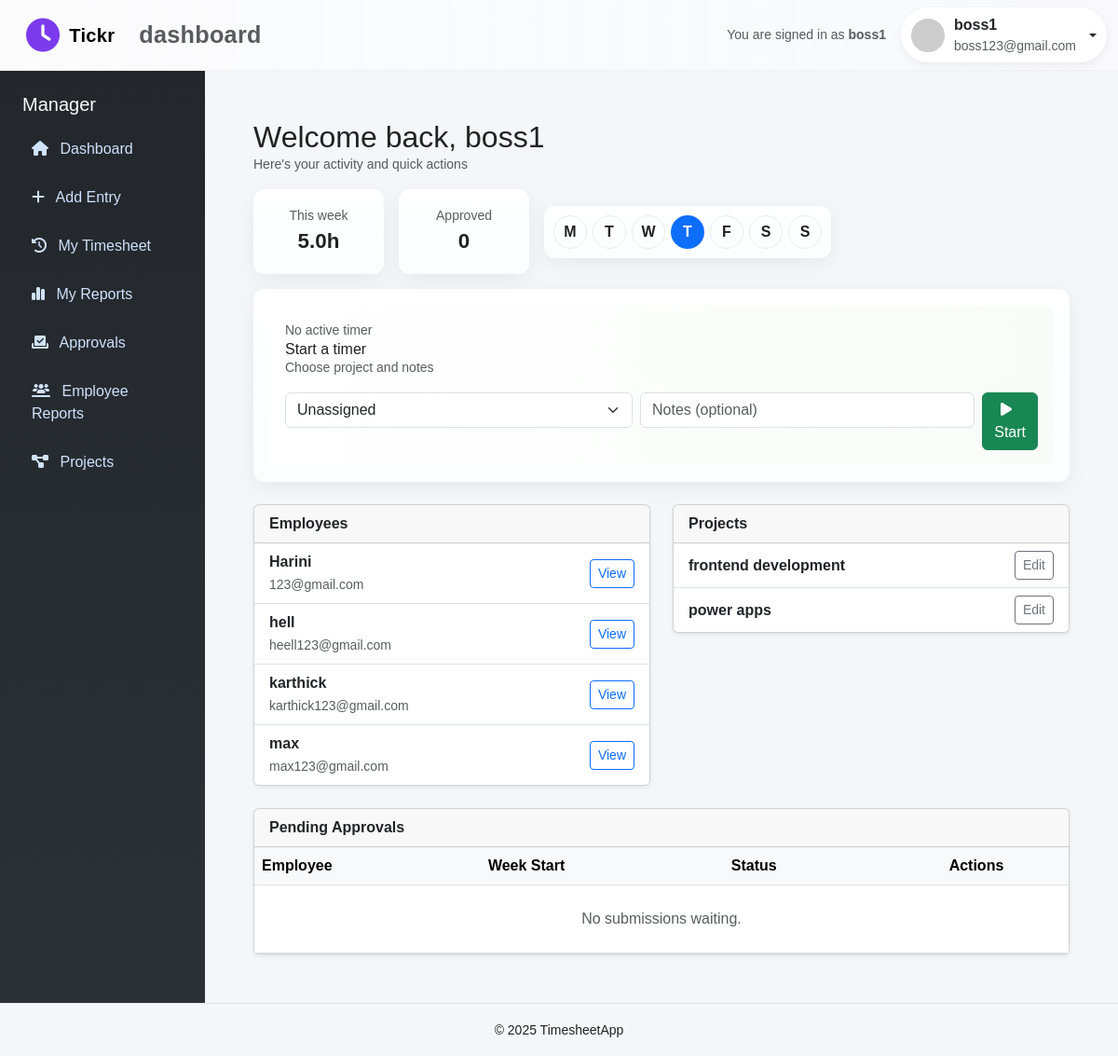
/dashboard/manager/ (signed in), run on an earlier commit of the app's database.
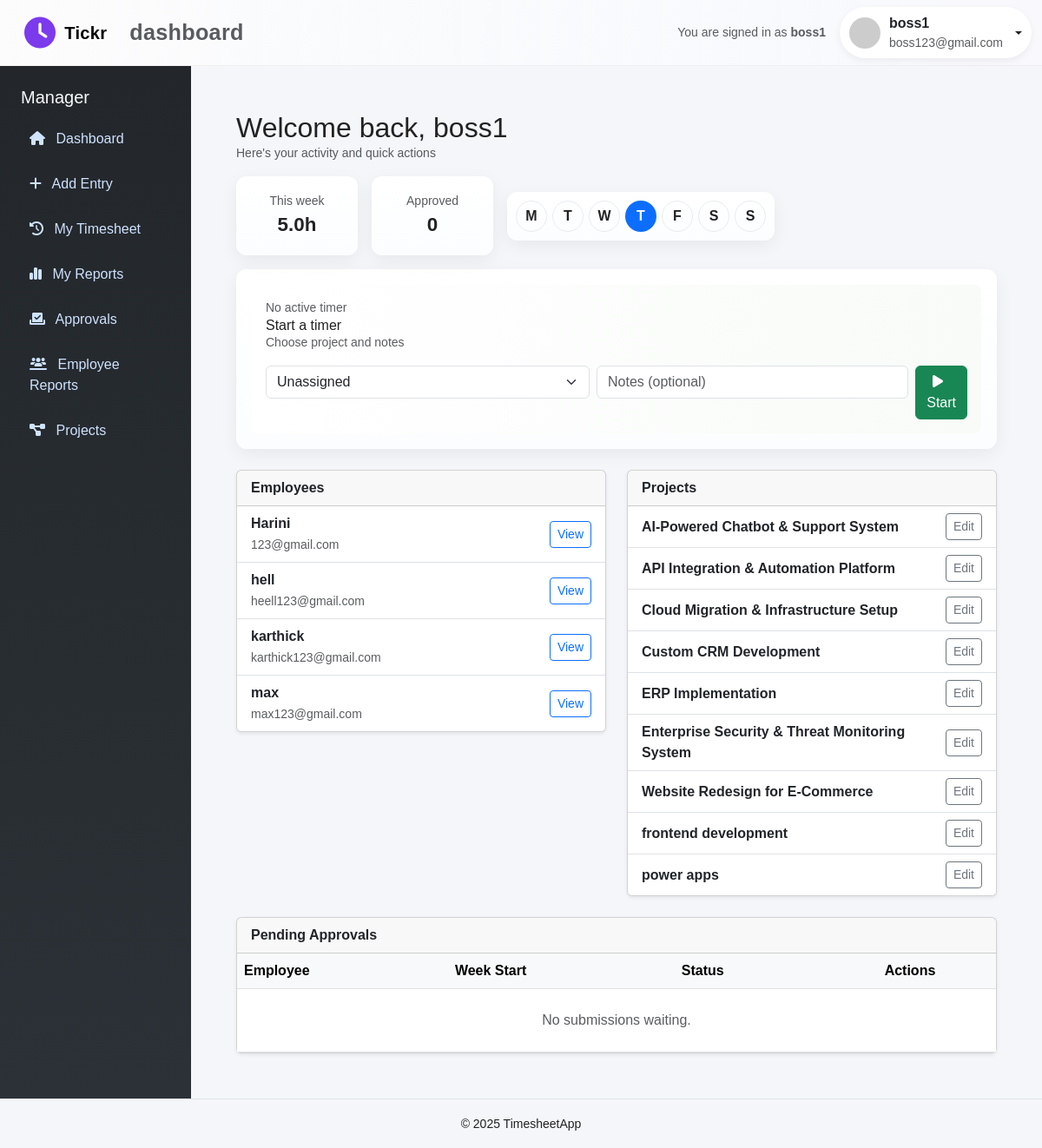
And on a later commit of the database.
### timesheet_app/models.py (models this page shows, shortened)
class CustomUser(AbstractUser):
    role = models.CharField(max_length=10, choices=ROLE_CHOICES)

class Project(models.Model):
    name = models.CharField(max_length=120)
    client = models.CharField(max_length=120)
    billable_default = models.BooleanField(default=True)
    active = models.BooleanField(default=True)
    created_at = models.DateTimeField(auto_now_add=True)
    updated_at = models.DateTimeField(auto_now=True)
    class Meta:
        indexes = [
            models.Index(fields=["active"]),
        ]

### timesheet_app/views.py (the view)
# urls.py: path("dashboard/manager/", manager_dashboard, name="manager_dashboard"),
@role_required("manager")
@login_required
def manager_dashboard(request):
    pending_weeks = WeekSummary.objects.select_related("user")\
        .filter(status=STATUS_SUBMITTED)\
        .order_by("week_start")
    today = timezone.localdate()
    month_start = today.replace(day=1)
    approved_this_month = WeekSummary.objects.filter(
        status=STATUS_APPROVED,
        approved_at__date__gte=month_start
    ).count()
    employees = User.objects.filter(groups__name='Employee').order_by('username')
    projects = Project.objects.all().order_by('name')
    year_start = dt.date(today.year, 1, 1)
    year_end = dt.date(today.year, 12, 31)
    entries_qs = TimesheetEntry.objects.filter(user=request.user, work_date__range=(year_start, year_end)).values("work_date").annotate(total_minutes=Coalesce(Sum("duration_minutes"), 0))
    hours_map = {e["work_date"]: e["total_minutes"] / 60 for e in entries_qs}
    cal_data = []
    week = []
    current_date = year_start
    while current_date <= year_end:
        if current_date.weekday() == 6 and week:
            cal_data.append(week)
            week = []
        week.append({"date": current_date, "hours": hours_map.get(current_date, 0)})
        current_date += dt.timedelta(days=1)
    if week:
        cal_data.append(week)
    month_labels = []
    week_column_width = 22
    for month in range(1,13):
        first_day = dt.date(today.year, month, 1)
        week_index = (first_day - year_start).days // 7
        margin_px = week_index * week_column_width
        month_labels.append({"name": calendar.month_abbr[month], "margin": margin_px})
    week_start, _ = get_current_week_bounds(today)
    week_days = [week_start + dt.timedelta(days=i) for i in range(7)]
    labels = ['M','T','W','T','F','S','S']
    week_day_pairs = [{'date': d, 'label': labels[i]} for i, d in enumerate(week_days)]
    entries_week = TimesheetEntry.objects.filter(user=request.user, work_date__range=(week_start, week_start + dt.timedelta(days=6)))
    total_minutes = entries_week.aggregate(total_minutes=Coalesce(Sum('duration_minutes'), 0))['total_minutes'] or 0
    total_hours = round(total_minutes / 60.0, 2)
    context = {
        "pending_weeks": pending_weeks,
        "approved_this_month": approved_this_month,
        "today": today,
        "employees": employees,
        "projects": projects,
        "cal_data": cal_data,
        "month_labels": month_labels,
        "week_day_pairs": week_day_pairs,
        "today": today,
        "this_week_hours": total_hours,
        "approved_this_week": int(WeekSummary.objects.filter(user=request.user, week_start=week_start, status=STATUS_APPROVED).exists()),
    }
    return render(request, "dashboard/manager.html", context)

### timesheet_app/utils.py (called while the page is built)
def get_current_week_bounds(today=None):
    if today is None:
        today = timezone.localdate()
    monday = today - timedelta(days=today.weekday())   # 0 = Monday
    sunday = monday + timedelta(days=6)
    return monday, sunday

### timesheet_app/templates/dashboard/manager.html (shortened to what the changed rows need)
{% extends "base.html" %}
{% block content %}
<div class="container-fluid py-4">
  <div class="topbar mb-3">
    <div>
      <h2 style="margin:0">Welcome back, {{ user.first_name|default:user.username }}</h2>
    </div>
    <div class="d-flex gap-3 align-items-center">
      <div class="card-modern text-center" style="padding:10px; display:flex; gap:8px; align-items:center;">
        <div id="weekly-circles" style="display:flex; gap:6px;">
          {% for pair in week_day_pairs %}
            {% if pair.date == today %}
              <div class="week-day-circle today" title="{{ pair.date }}" style="width:36px;height:36px;border-radius:999px;display:flex;align-items:center;justify-content:center;background:#0d6efd;color:white;">
                <div style="font-weight:700">{{ pair.label }}</div>
              </div>
            {% else %}
              <div class="week-day-circle" title="{{ pair.date }}" style="width:36px;height:36px;border-radius:999px;display:flex;align-items:center;justify-content:center;border:1px solid #e9ecef;">
                <div style="font-weight:600">{{ pair.label }}</div>
              </div>
            {% endif %}
          {% endfor %}
        </div>
      </div>
    </div>
  </div>
  <div class="row g-4 mb-4">
    <div class="col-md-6">
      <div class="card shadow-sm">
        <div class="list-group list-group-flush">
          {% for emp in employees %}
            <div class="list-group-item d-flex justify-content-between align-items-center">
              <div>
                <div style="font-weight:600">{{ emp.get_full_name|default:emp.username }}</div>
                <small class="text-muted">{{ emp.email }}</small>
              </div>
              <a href="{% url 'approvals_list' %}?user={{ emp.id }}"
                 class="btn btn-sm btn-outline-primary">View</a>
            </div>
          {% empty %}
            <div class="list-group-item text-muted">No employees found.</div>
          {% endfor %}
        </div>
      </div>
    </div>
    <div class="col-md-6">
      <div class="card shadow-sm">
        <div class="list-group list-group-flush">
          {% for p in projects %}
            <div class="list-group-item d-flex justify-content-between align-items-center">
              <div>
                <div style="font-weight:600">{{ p.name }}</div>
              </div>
              <a href="{% url 'project_edit' p.id %}"
                 class="btn btn-sm btn-outline-secondary">Edit</a>
            </div>
          {% empty %}
            <div class="list-group-item text-muted">No projects found.</div>
          {% endfor %}
        </div>
      </div>
    </div>
  </div>
  <div class="card shadow-sm">
    <div class="table-responsive">
      <table class="table table-hover mb-0 align-middle">
        <thead class="table-light">
          <tr>
            <th>Employee</th>
            <th>Week Start</th>
            <th>Status</th>
            <th class="text-center">Actions</th>
          </tr>
        </thead>
      </table>
    </div>
  </div>
</div>
{% endblock %}

What changed in the data, as far as the page shows it:
added Project: name "AI-Powered Chatbot & Support System"
added Project: name "API Integration & Automation Platform"
added Project: name "Cloud Migration & Infrastructure Setup"
added Project: name "Custom CRM Development"
added Project: name "ERP Implementation"
added Project: name "Enterprise Security & Threat Monitoring System"
added Project: name "Website Redesign for E-Commerce"
